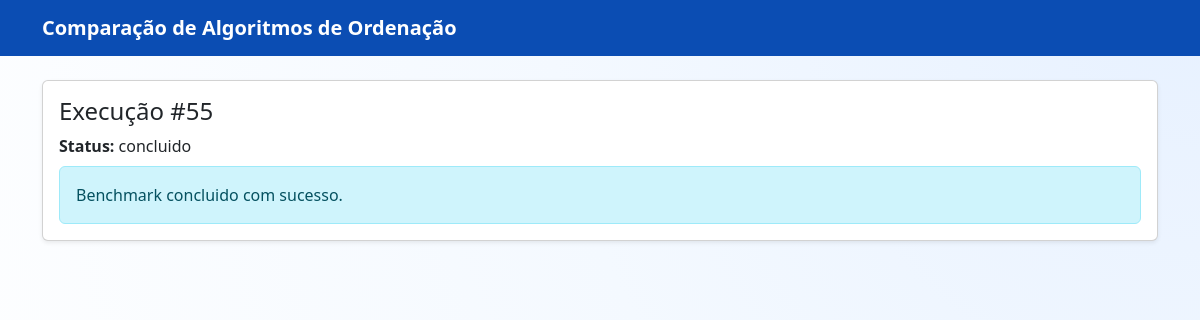
Screenshot of /execucao/55/ with the database file from the repository.
### benchmark/models.py (models this page shows, shortened)
class ExecucaoBenchmark(models.Model):
    STATUS_CHOICES = [
        ('pendente', 'Pendente'),
        ('executando', 'Executando'),
        ('concluido', 'Concluido'),
        ('erro', 'Erro'),
    ]
    nome = models.CharField(max_length=120, default='Execucao')
    algoritmos = models.JSONField(default=list)
    condicoes = models.JSONField(default=list)
    tamanhos = models.JSONField(default=list)
    repeticoes = models.PositiveIntegerField(default=3)
    vetor_personalizado = models.TextField(blank=True, default='')
    status = models.CharField(max_length=20, choices=STATUS_CHOICES, default='pendente')
    progresso_texto = models.TextField(blank=True, default='Aguardando inicio...')
    criado_em = models.DateTimeField(auto_now_add=True)
    atualizado_em = models.DateTimeField(auto_now=True)

### benchmark/views.py (the view)
# urls.py: path('execucao/<int:execucao_id>/', views.acompanhar_execucao, name='acompanhar_execucao'),
def acompanhar_execucao(request, execucao_id):
    execucao = get_object_or_404(ExecucaoBenchmark, id=execucao_id)
    return render(request, 'benchmark/execucao.html', {'execucao': execucao})

### templates/benchmark/execucao.html (shortened to what this page needs)
{% extends 'base.html' %}
{% block content %}
<div class="card shadow-sm">
  <div class="card-body">
    <h1 class="h4">Execução #{{ execucao.id }}</h1>
    <p class="mb-2"><strong>Status:</strong> <span id="status">{{ execucao.status }}</span></p>
    <p id="progresso" class="alert alert-info mb-0">{{ execucao.progresso_texto }}</p>
  </div>
</div>
{% endblock %}

### templates/base.html (style rules this page uses)
:root { --fundo-1: #f4f9ff; --fundo-2: #e7f1ff; --primario: #0b5ed7; --acento: #198754; }
body { background: radial-gradient(circle at top right, var(--fundo-2), var(--fundo-1) 45%, #ffffff 100%); min-height: 100vh; }

### rows the page displays
ExecucaoBenchmark: id "55", status "concluido", progresso_texto "Benchmark concluido com sucesso."
